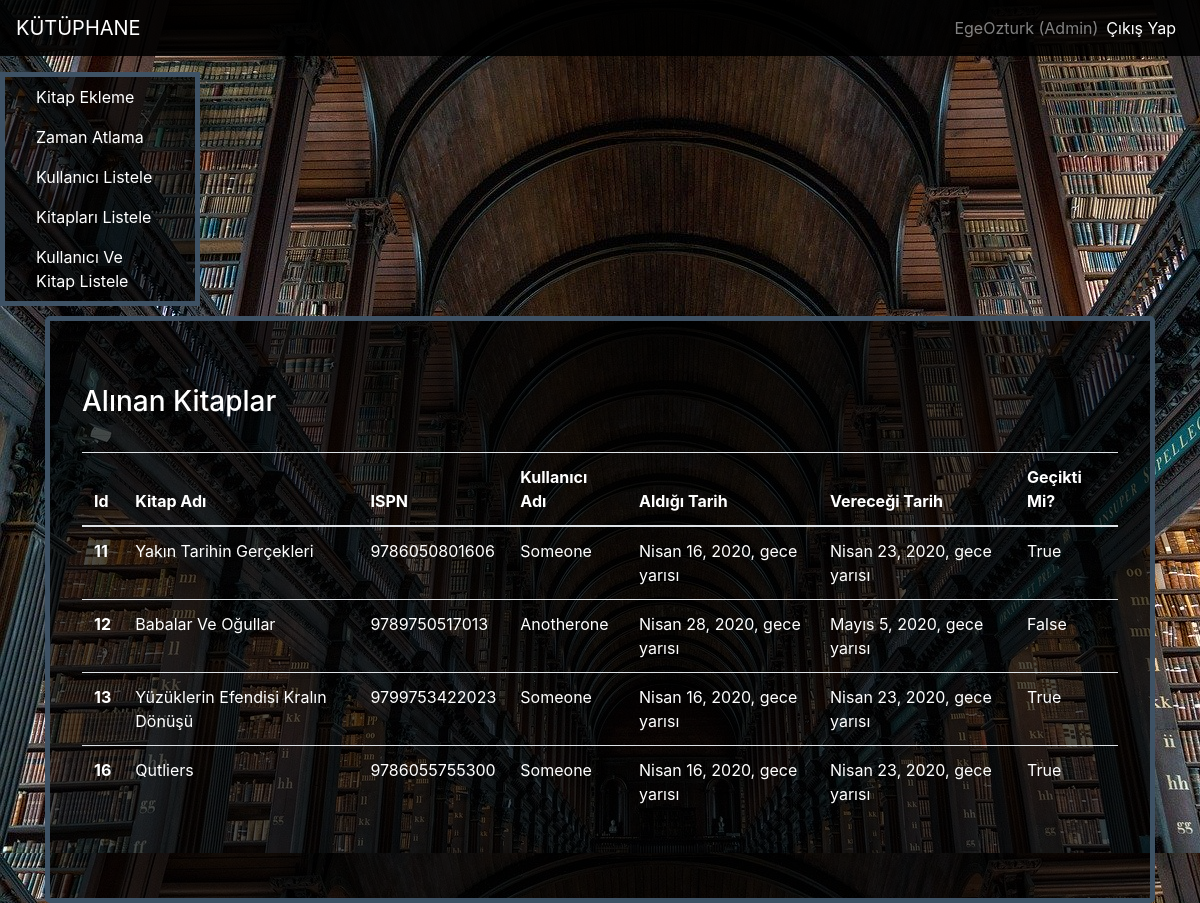
The page /borrowbook/list/ (signed in) on the database its author committed.
### borrowbook/models.py (models this page shows, shortened)
class UserBooks(models.Model):
    bookname = models.CharField(max_length=50,verbose_name="Kitap Adı")
    ISPN = models.CharField(max_length=13,verbose_name="ISPN Numarası")
    person = models.CharField(max_length=50,verbose_name="Alan Kişi Bilgisi")
    datetaken= models.DateTimeField(verbose_name="Alınan Tarih")
    duedate = models.DateTimeField(verbose_name="Teslim Tarihi")
    status = models.BooleanField(verbose_name="Geçikti mi?")

### borrowbook/views.py (the view)
# urls.py: path('list/',views.list,name="list"),
@login_required(login_url="user:login")
def list(request):                                #Admin için hangi kitapların ne zaman teslim edileceği ekranı getirir
    listuserbooks =  UserBooks.objects.all()
    context = {
        "listuserbooks":listuserbooks
    }
    return render(request,"list.html",context)

### template/list.html (shortened to what this page needs)
{% extends 'layout.html' %}
{%block body%}
{% load crispy_forms_tags %}
 <div class="jumbotron text-left">
      {% if control %}
        <h3>Zamanı Ötele</h3>
        <hr>
        <form action="/borrowbook/time/everybody/">
          {%csrf_token%}
          <input class="form input-sm form-control-borderless" name="keyword2" style="width:300px" type="search" placeholder="Gün Sayısı">
          <button class="btn-primary btn-sm" type="submit">Herkesi Ötele</button>
          <hr>
        </form>
      {%else%}
      <h3>Alınan Kitaplar</h3>
      <hr>
      {%endif%}
     {% if listuserbooks %}
     <table class="table table-white">
  <thead>
    <tr>
      <th scope="col">Id</th>
      <th scope="col">Kitap Adı</th>
      <th scope="col">ISPN</th>
      <th scope="col">Kullanıcı Adı</th>
      <th scope="col">Aldığı Tarih</th>
      <th scope="col">Vereceği Tarih</th>
      <th scope="col">Geçikti Mi?</th>
    </tr>
  </thead>
  <tbody>
    {% for lstuserbk  in  listuserbooks %}
      <tr>
        <th scope="row">{{lstuserbk.id}}</th>
        <td>{{lstuserbk.bookname}}</td>
        <td>{{lstuserbk.ISPN}}</td>
        <td>{{lstuserbk.person}}</td>
        <td>{{lstuserbk.datetaken}}</td>
        <td>{{lstuserbk.duedate}}</td>
        <td>{{lstuserbk.status}}</td>
      </tr>
    {% endfor %}
  </tbody>
</table>
{%else%}
        <div class = "alert alert-info">
            Henüz Hiç Kitap Alınmamış...
        </div>
{%endif%}
   </div>
{% endblock body%}

### template/includes/navbar.html (shortened to what this page needs)
{% load icon %}
 <nav class="navbar navbar-expand-md navbar-dark fixed-top" style="background-color:rgba(0,0,0,0.9)">
      <a class="navbar-brand" href="/">
      KÜTÜPHANE</a>
      <div class="collapse navbar-collapse" id="navbarCollapse">
        <ul class="navbar-nav ml-auto">
        {% if request.user.is_authenticated%}
            {% if request.user.is_superuser %}
                <span class="navbar-text">
                  {% icon "user" class="css-class" height="15" width="15" %} {{request.user.username}} (Admin)
                </span>
            {%else%}
               <span class="navbar-text">
                  {% icon "user" class="css-class" height="15" width="15" %} {{request.user.username}}
               </span>
            {%endif%}
          <li class="nav-item active">
            <a  class="nav-link" href="/user/logout/">Çıkış Yap</a>
          </li>
        {%endif%}
        </ul>
      </div>
    </nav>

### template/list.html (style rules this page uses)
.jumbotron { background:rgba(0,0,0,0.7); color:white; border:5px solid #3E5265; margin: 0 auto }

### rows shown on the page
UserBooks: id "11", bookname "Yakın Tarihin Gerçekleri", ISPN "9786050801606", person "Someone", datetaken "Nisan 16, 2020, gece yarısı", duedate "Nisan 23, 2020, gece yarısı", status "True"
UserBooks: id "12", bookname "Babalar Ve Oğullar", ISPN "9789750517013", person "Anotherone", datetaken "Nisan 28, 2020, gece yarısı", duedate "Mayıs 5, 2020, gece yarısı", status "False"
UserBooks: id "13", bookname "Yüzüklerin Efendisi Kralın Dönüşü", ISPN "9799753422023", person "Someone", datetaken "Nisan 16, 2020, gece yarısı", duedate "Nisan 23, 2020, gece yarısı", status "True"
UserBooks: id "16", bookname "Qutliers", ISPN "9786055755300", person "Someone", datetaken "Nisan 16, 2020, gece yarısı", duedate "Nisan 23, 2020, gece yarısı", status "True"

### other values the page prints
{{ request.user.username }} "EgeOzturk"
